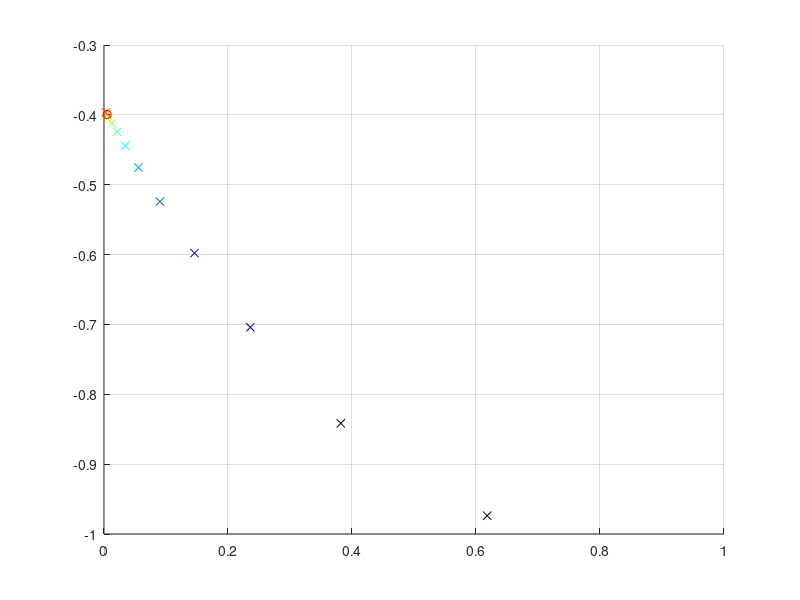

Write the MATLAB code that produced this figure.
figure(1);clf; hold on;

a=0;                            % start of interval
b=1;                            % end of interval
epsilon=0.001;               % accuracy value
iter= 10;                       % maximum number of iterations
tau=double((sqrt(5)-1)/2);      % golden proportion coefficient, around 0.618
k=0;                            % number of iterations

g=@(x)-(1-(x-0.78).^2);             % quest function
x1n=@(a,b,tau)a+(1-tau)*(b-a)   % lefz mid point
x2n=@(a,b,tau)a+tau*(b-a);      % riht mid point

x1=x1n(a,b,tau);             % computing x values
x2=x2n(a,b,tau);
xlist=[x1,x2];

f_x1=g(x1);                     % computing values in x points
f_x2=g(x2);
flist=[f_x1,f_x2];

plot(x1,f_x1,'kx')              % plotting x
plot(x2,f_x2,'kx')
xlim([a,b])
grid on
col=jet(iter)
while ((abs(b-a)>epsilon) && (k<iter))
    k=k+1
    if(f_x1>f_x2)
        b=x2;
        x2=x1;
        x1=a+(1-tau)*(b-a);
        xlist=[xlist,x1];
        f_x2=f_x1;
        
        
        f_x1=g(x1);
        flist=[flist,f_x1];
        plot(x1,f_x1,'x','color',col(k,:));

    else
        a=x1;
        x1=x2;
        x2=a+tau*(b-a);
        xlist=[xlist,x2];
        
        f_x1=f_x2;
        f_x2=g(x2);
        flist=[flist,f_x2];
        
        plot(x2,f_x2,'+','color',col(k,:))
    end
    
    
end


% chooses minimum point
if(f_x1<f_x2)
    sprintf('x_min=%f', x1)
    sprintf('f(x_min)=%f ', f_x1)
    plot(x1,f_x1,'ro')
else
    sprintf('x_min=%f', x2)
    sprintf('f(x_min)=%f ', f_x2)
    plot(x2,f_x2,'ro')
end
title('')